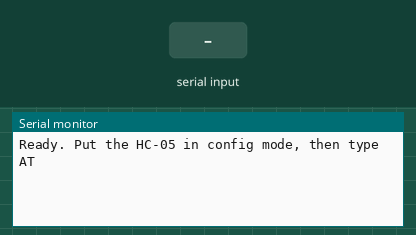
This sketch was run on a simulated Arduino Uno, built with avr-gcc and run on an emulated ATmega328P. Parts: the last lines printed to the serial monitor. The inputs (shaded band) are chosen by the test bench.

Above: at 1.2 s.
1.3 s: "1" received over the second serial link
At 2.2 s:
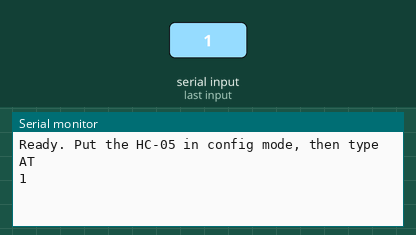
2.8 s: "0" received over the second serial link
At 3.3 s:
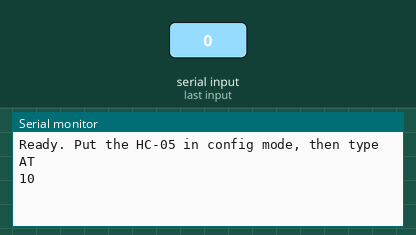

Measured:
- after the input at 1.3 s, the serial monitor: prints a new line at once (image 1)
- after the input at 2.8 s, the serial monitor: prints a new line at once (image 2)

The sketch:

bt_slave_config.ino
```cpp
/*
  BT SLAVE CONFIG - talk to the HC-05 with AT commands through the Arduino UNO.
  (fixed version of strike_team/ard.md)

  PC (Serial Monitor) <--USB / hardware Serial--> UNO <--SoftwareSerial pins 10,9--> HC-05

  Wiring:
    HC-05 VCC -> UNO 5V
    HC-05 GND -> UNO GND
    HC-05 TXD -> UNO D10   (UNO receives on 10)
    HC-05 RXD <- UNO D9    (UNO transmits on 9)

  Serial Monitor: 38400 baud, line ending "Both NL & CR".
*/
#include <SoftwareSerial.h>

SoftwareSerial bt(10, 9);          // RX = D10 (from BT TXD), TX = D9 (to BT RXD)

void setup() {
  Serial.begin(38400);             // USB side (Serial Monitor must match)
  bt.begin(38400);                 // HC-05 AT-mode speed (fixed at 38400 in config mode)
  Serial.println(F("Ready. Put the HC-05 in config mode, then type AT"));
}

void loop() {
  if (Serial.available()) {        // PC -> module
    bt.write(Serial.read());
  }
  if (bt.available()) {            // module -> PC, byte by byte (no 1 s readString delay)
    Serial.write(bt.read());
  }
}

/*
  Leave config mode: power-cycle the HC-05 WITHOUT holding its button.
*/
```
